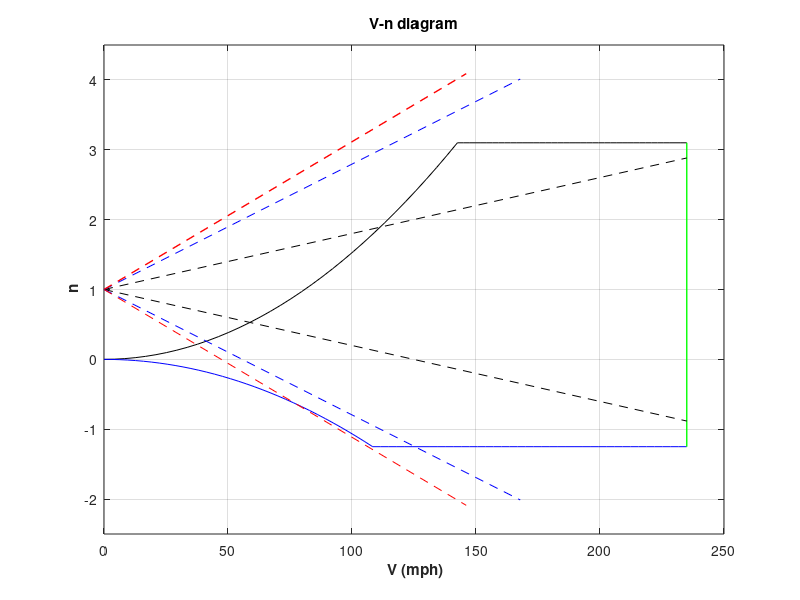

This chart was generated by the following MATLAB code: (Note: this script raises an error after producing the figure.)
clc , clear all
%%
rho_h = 0.963*(2.205/(3.28084)^3) ; % in lb/ft^3
rho_sl = 1.225*(2.205/(3.28084)^3) ;
cl_pos_max = 1.337 ; % per radian
cl_neg_max = 0.9329 ; % per radian
weight = 1800*(2.20462262)*9.81*(3.28084) ; % in lb
S_area = 20.9704*(3.28084^2)  ; % m^2 wing span area 
n_pos_max = 3.1 ;
n_neg_max = 1.25 ;
V_pos_stall = sqrt(2*n_pos_max*weight/(rho_h*S_area*cl_pos_max)) ; % ft/s
V_neg_stall = sqrt(2*n_neg_max*weight/(rho_h*S_area*cl_neg_max)) ; % ft/s
V_pos_stall_mph = V_pos_stall/1.466 ; %mph
V_neg_stall_mph = V_neg_stall/1.466 ; %mph
V_cruse = 75*(3.28084) ; %ft/s
V_cruse_mph = 75*(3.28084)/1.466 ; % mph

%% v-n diagram
vel_upto_clmax_mph = linspace(0,V_pos_stall_mph,35);
n_plus_upto_clmax = (1/weight)*(.5*1.466^2*rho_h.*(vel_upto_clmax_mph.^2)*S_area*cl_pos_max) ;
vel_aft_clmax_mph = linspace(V_pos_stall_mph+.01,1.4*V_cruse_mph,40) ;
n_plus_aft_clmax = n_plus_upto_clmax(end).*linspace(1,1,length(vel_aft_clmax_mph));

vel_neg_upto_clmax_mph = linspace(0,V_neg_stall_mph,35);
n_neg_upto_clmax = -(1/weight)*(.5*1.466^2*rho_h.*(vel_neg_upto_clmax_mph.^2)*S_area*cl_neg_max) ;
vel__neg_aft_clmax_mph = linspace(V_neg_stall_mph+.01,1.4*V_cruse_mph,40) ;
n_neg_aft_clmax = n_neg_upto_clmax(end).*linspace(1,1,length(vel__neg_aft_clmax_mph));
%% assembly
n = [n_plus_upto_clmax,n_plus_aft_clmax];
vel = [vel_upto_clmax_mph,vel_aft_clmax_mph] ;
n_neg = [n_neg_upto_clmax,n_neg_aft_clmax] ;
vel_neg = [vel_neg_upto_clmax_mph,vel__neg_aft_clmax_mph] ;
%% ploting
figure(1)
plot(vel,n,'k',vel_neg,n_neg,'b',[vel(end),vel_neg(end)],[n(end),n_neg(end)],'g','linewidth',1'); grid on;
xlabel('\bf V (mph)') ; ylabel('\bf n'); title('V-n diagram');
hold on
%% adding the corner point in V_n diagram for low mid and high

%%


%% low gust
wgh = 1800*(2.20462262)*9.81*(3.28084) ; % in lb ; % aircraft weight in lbs     
%S_area = 225.7235 ; % wing area in ft^2
%cl_pos_max = 1.337 ; % 
W_F_S = wgh/S_area ;

u_gust = [25, 56, 66] ; % in ft/s   low gust speed considered in upward dirn
V_cruise = 75*(3.28084)  ; % in ft/s cruze speed in right-hori
V_stall = sqrt(2*n_pos_max*wgh/(rho_h*S_area*1.54))  ; %in mph
V_plot = [1.4*V_cruise, V_cruise, 1.1*V_stall] ; 
cl_alpha3d = 4.7163 ; % per radian

Weight = 3968.321 ; % aircraft weight in lbs     
MAC = 5.3117 ; % in ft
W_m_S = Weight/S_area ; %v in lb/ft^2 wing loading

mu_g = (2*W_m_S)/(rho_sl*(0.031081)*MAC*cl_alpha3d) ;
K_g = 0.88*mu_g/(5.3 + mu_g) ;

dn_low = rho_h*(0.031081)*K_g*u_gust(1)*V_plot(1)*cl_alpha3d/(2*W_m_S) ;
dn_med = rho_h*(0.031081)*K_g*u_gust(2)*V_plot(2)*cl_alpha3d/(2*W_m_S) ;
dn_hig = rho_h*(0.031081)*K_g*u_gust(3)*V_plot(3)*cl_alpha3d/(2*W_m_S) ;

dn = [dn_low, dn_med, dn_hig] 
n_gust = [1+dn_low, 1+dn_med, 1+dn_hig] ;
n_neg_gust = [1-dn_low, 1-dn_med, 1-dn_hig] ;
V_plot_mph = (1/1.466).*V_plot ;
plot([0,V_plot_mph(1)],[1, n_gust(1)],'--k',[0,V_plot_mph(2)],[1,n_gust(2)],'--b',[0,V_plot_mph(3)],[1,n_gust(3)],'--r','linewidth',1) ;
grid on;
hold on;
plot([0,V_plot_mph(1)],[1,n_neg_gust(1)],'--k',[0,V_plot_mph(2)],[1,n_neg_gust(2)],'--b',[0,V_plot_mph(3)],[1,n_neg_gust(3)],'--r') ;
% legend('low gust','med gust','high gust');
ylim([-2.5,4.5]);
xlim([0,250]);
ax = gca;
ax.FontSize = 14;
ax.XAxis.LineWidth = 1.2;
ax.YAxis.LineWidth = 1.2;
